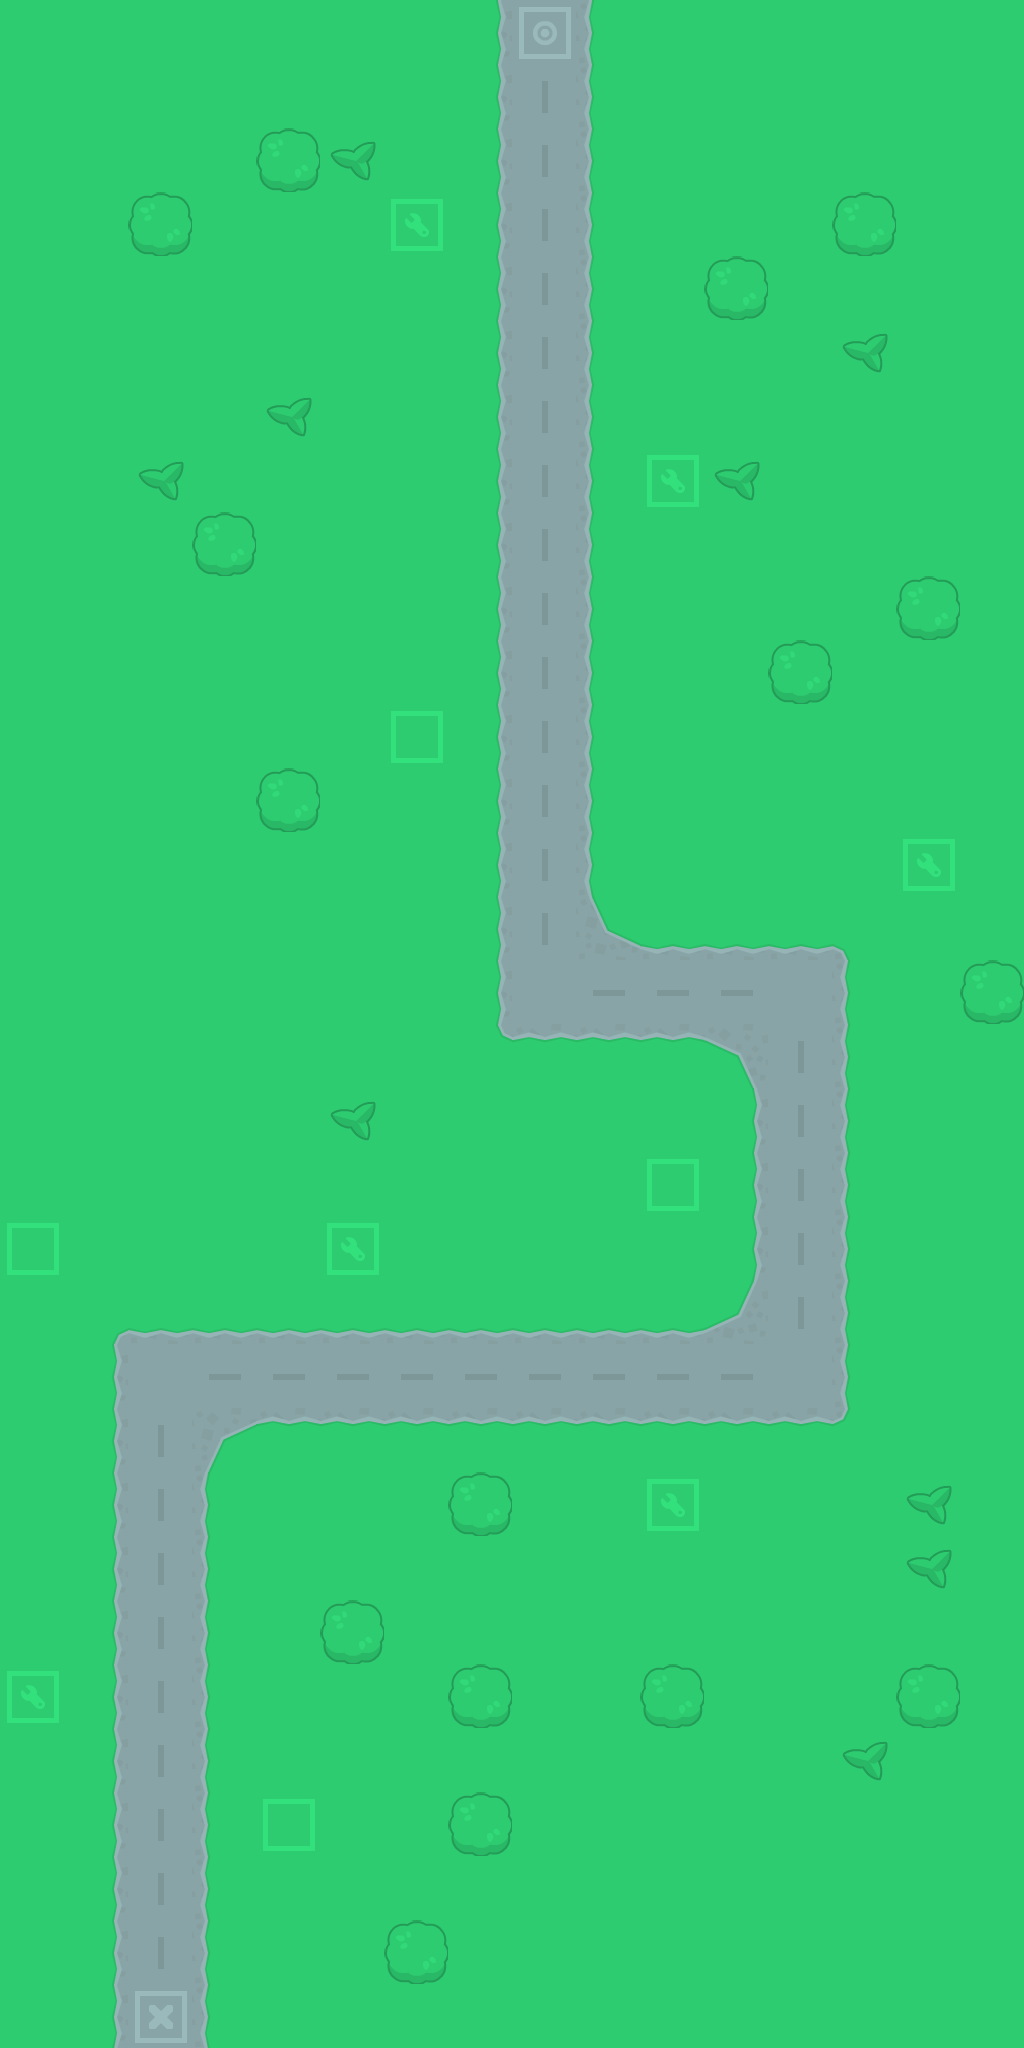

A level layout from a 2D game, rendered from its tile map. Below: a short description, then the map file with tile-grid data replaced by summaries:
An orthogonal 16x32 tile map with 64x64 px tiles, 4 tile layers (Kachelebene 1, Kachelebene 2, Kachelebene 3, Kachelebene 4).

<map version="1.0" tiledversion="1.0.2" orientation="orthogonal" renderorder="right-down" width="16" height="32" tilewidth="64" tileheight="64" nextobjectid="1">
 <tileset firstgid="1" source="test.tsx" />
 <layer name="Kachelebene 1" width="16" height="32">
  <data>[512 cells, 512 non-empty, 1 distinct tile ids]</data>
 </layer>
 <layer name="Kachelebene 2" width="16" height="32">
  <data>[512 cells, 138 non-empty, 17 distinct tile ids]</data>
 </layer>
 <layer name="Kachelebene 3" width="16" height="32">
  <data>[512 cells, 25 non-empty, 2 distinct tile ids]</data>
 </layer>
 <layer name="Kachelebene 4" width="16" height="32">
  <data>[512 cells, 10 non-empty, 2 distinct tile ids]</data>
 </layer>
</map>
